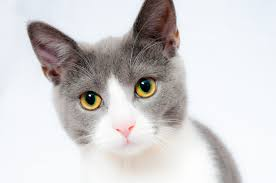
#> input picture CodigoFuente/ExtracionDeCaracteristicas/data/cat.jpg, 276 x 183 px
$ python features2.py   (Python 2 division)   (older library calls are emulated)
#> lines starting #> are read from the running program, lines starting #| are printed output that depends on the picture
#> in main, image is the input picture: shape (183, 276, 3); mean R, G, B 210.5, 208.2, 209
import matplotlib
import numpy as np
from scipy.ndimage import uniform_filter


# [48 lines left out: function extract_features, not called in this run]


def rgb2gray(rgb):
  """Convert RGB image to grayscale

    Parameters:
      rgb : RGB image

    Returns:
      gray : grayscale image

  """
  return np.dot(rgb[...,:3], [0.299, 0.587, 0.144])
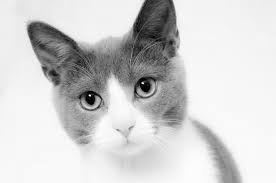
#> returned value: shape (183, 276) float64; min 0.587, max 262.6, mean 215.2; drawn with min black and max white


def hog_feature(im):
  """Compute Histogram of Gradient (HOG) feature for an image

       Modified from skimage.feature.hog
       http://pydoc.net/Python/scikits-image/0.4.2/skimage.feature.hog

     Reference:
       Histograms of Oriented Gradients for Human Detection
       Navneet Dalal and Bill Triggs, CVPR 2005

    Parameters:
      im : an input grayscale or rgb image

    Returns:
      feat: Histogram of Gradient (HOG) feature

  """

  # convert rgb to grayscale if needed
  if im.ndim == 3:
    image = rgb2gray(im)
  else:
    image = np.at_least_2d(im)

  sx, sy = image.shape # image size
#> sx = 183; sy = 276
  orientations = 9 # number of gradient bins
  cx, cy = (8, 8) # pixels per cell

  gx = np.zeros(image.shape)
  gy = np.zeros(image.shape)
  gx[:, :-1] = np.diff(image, n=1, axis=1) # compute gradient on x-direction
  gy[:-1, :] = np.diff(image, n=1, axis=0) # compute gradient on y-direction
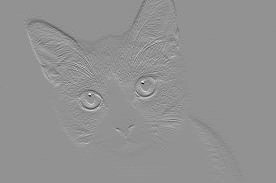
#> gy: shape (183, 276) float64; min -225.4, max 167.6, mean 0.1; drawn with min black and max white
  grad_mag = np.sqrt(gx ** 2 + gy ** 2) # gradient magnitude
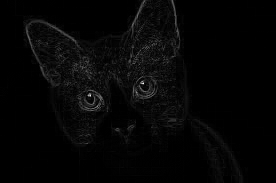
#> grad_mag: shape (183, 276) float64; min 0, max 288.9, mean 6.7; drawn with min black and max white
  grad_ori = np.arctan2(gy, (gx + 1e-15)) * (180 / np.pi) + 90 # gradient orientation
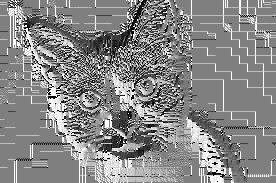
#> grad_ori: shape (183, 276) float64; min -90, max 270, mean 101.1; drawn with min black and max white

  n_cellsx = int(np.floor(sx / cx))  # number of cells in x
#> n_cellsx = 22
  n_cellsy = int(np.floor(sy / cy))  # number of cells in y
#> n_cellsy = 34
  # compute orientations integral images
  orientation_histogram = np.zeros((n_cellsx, n_cellsy, orientations))
  for i in range(orientations):
    # create new integral image for this orientation
    # isolate orientations in this range
    temp_ori = np.where(grad_ori < 180 / orientations * (i + 1),
                        grad_ori, 0)
    temp_ori = np.where(grad_ori >= 180 / orientations * i,
                        temp_ori, 0)
    # select magnitudes for those orientations
    cond2 = temp_ori > 0
    temp_mag = np.where(cond2, grad_mag, 0)
    orientation_histogram[:,:,i] = uniform_filter(temp_mag, size=(cx, cy))[cx/2::cx, cy/2::cy].T
#> this loop made 1 pass
#> pass 1, in hog_feature, `temp_ori = np.where(grad_ori < 180 / orientations * (i + 1), grad_ori,..`:
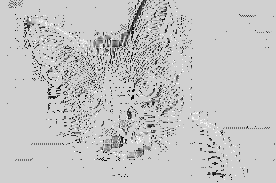
#> temp_ori: shape (183, 276) float64; min -90, max 19.98, mean -4.65; drawn with min black and max white
#> pass 1, in hog_feature, `temp_ori = np.where(grad_ori >= 180 / orientations * i, temp_ori, 0)`:
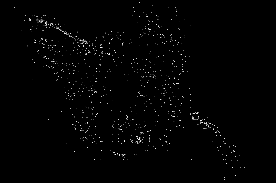
#> temp_ori: shape (183, 276) float64; min 0, max 19.98, mean 0.217; drawn with min black and max white
#> pass 1, in hog_feature, `cond2 = temp_ori > 0`:
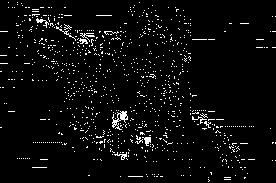
#> cond2: shape (183, 276) bool; 4.2% white in thin lines or dots

  return orientation_histogram.ravel()


# [23 lines left out: function color_histogram_hsv, not called in this run]

def main():
  from scipy import misc
  image = misc.imread('data/cat.jpg')
  HOG = hog_feature(image)
  print(HOG)
  pass

if __name__ == '__main__':
#> (the run stopped early here; a loop or call above may not have finished)
